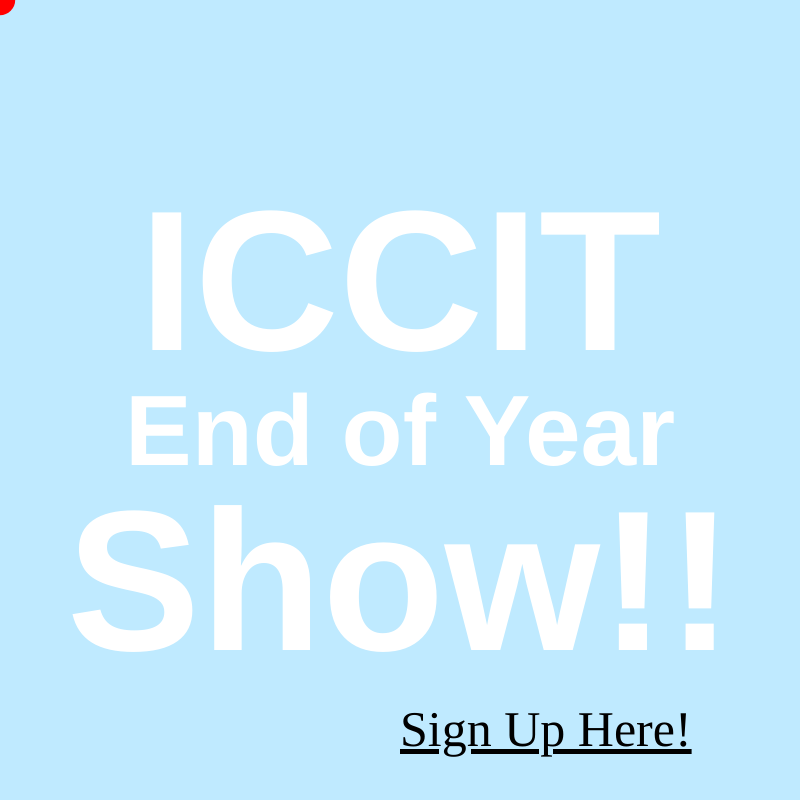
Frame 1 (no input)
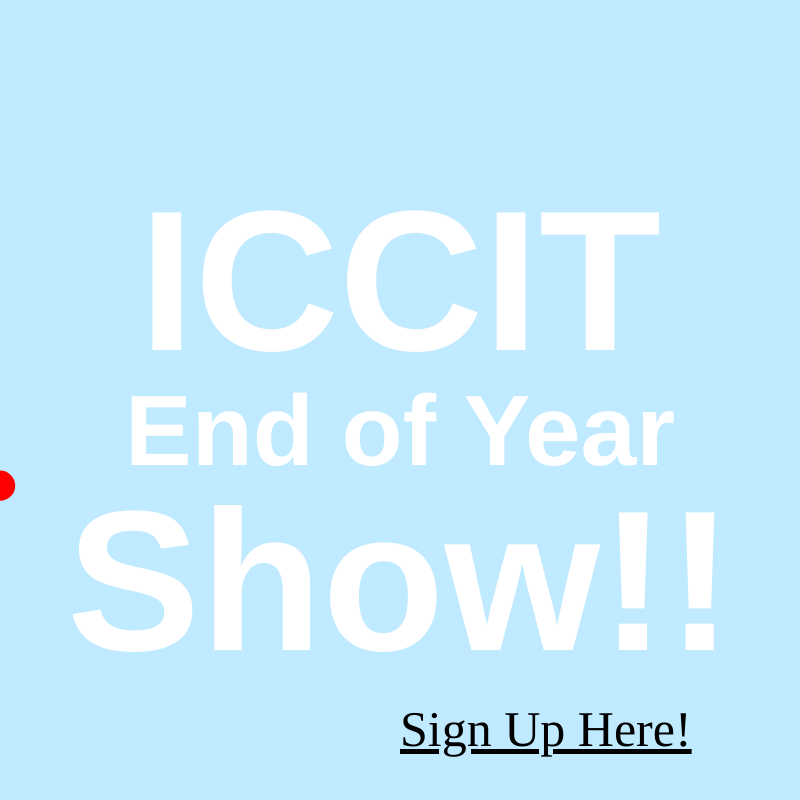
Frame 60 (no input)
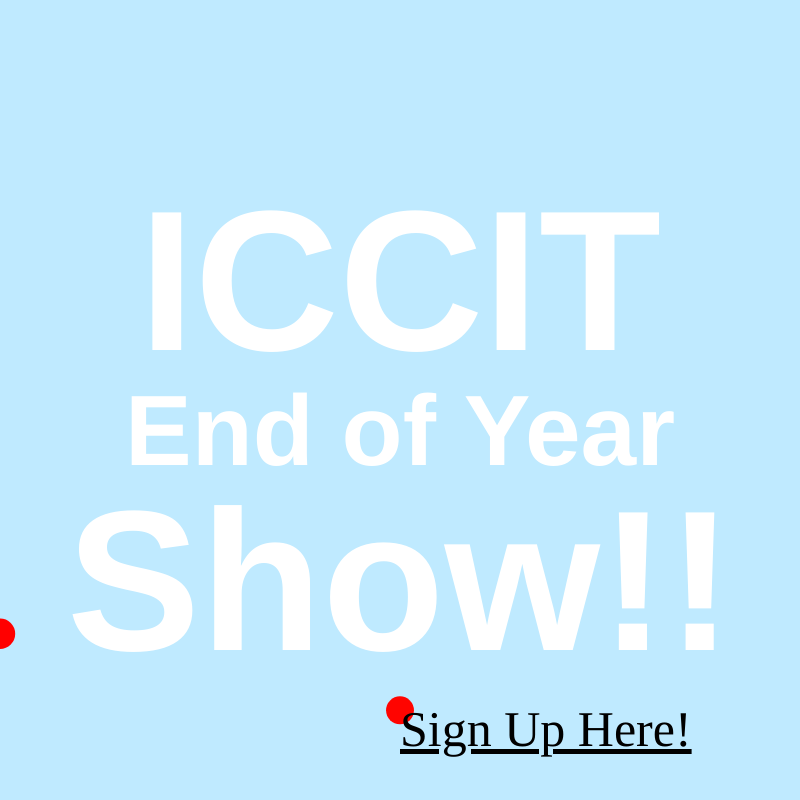
Frame 120 (the mouse pressed at the canvas centre since frame 60)

The p5.js sketch that drew these frames (run headless with seeded random() and noise() and a simulated clock; from frame 60 on, the mouse is pressed at the canvas centre):

// p5.js sketch
// ── sketch.js


let balls = []; // This is an empty array
let img;


function setup() {
	
	createCanvas(800,800);
	

noStroke();
colorMode(HSB);
// var b = new Bubbles(); 
// // This is me making a new instance or cookie
// // from my cookie cutter.


textAlign(CENTER);
textStyle(BOLD);
noCursor();

  let link = createA("https://forms.gle/daJb4fntKcyvuzGt7", "Sign Up Here!", "_blank");

  link.position(width/2, 700);
  link.style("font-size", "50px");
  link.style("color", "black");
}

function draw() {
	
background(200, 25, 100);


	for (let i = 0; i<balls.length; i++) {
		fill(i,255,255);
		balls[i].display();
		balls[i].bounce();
		// print(balls[i]);
	}

// image(img, width/2, height/2);

push();

translate(width/2, height/2);
textFont('Helvetica');
textSize(200);
fill(150);
text('ICCIT', 0, -50);

textSize(100);
fill(150);
text('End of Year', 0, 65);

textSize(200);
fill(150);
text('Show!!', 0, 250);


pop();
}



function mouseMoved() {

var b = new Bubbles();

b.x = mouseX;
b.y = mouseY;
b.r = random (255);
b.g = random (255);
b.b = random (255);
b.size = random(20,50);
b.speed = random (1,10);

balls.push(b);
// This^ this "pushing/adding" these values to my array
// called balls

}





class Bubbles { // Cookie cutter

// x, y, size, r,g,b, speed

	constructor (x,y,size,r,g,b,speed) {
		this.x;
		this.y;
		this.size; 
		this.r;
		this.g;
		this.b;
		this.speed;
	}

	display () {
	//	fill(this.r, this.g, this.b);
		ellipse(this.x, this.y, this.size, this.size);
		this.y = this.y + this.speed;
		// This will make it go down. 
	}

	bounce() {
		if (this.y >= height || this.y <=0) {
			// if statement is when something happens
			// when a condition is met
// ^
			this.speed = this.speed * (-1);
		}

	}








}
